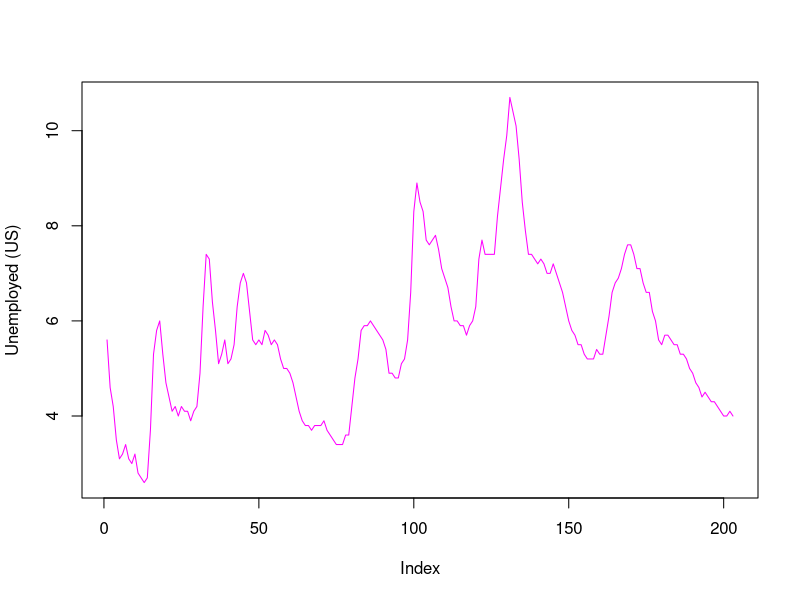
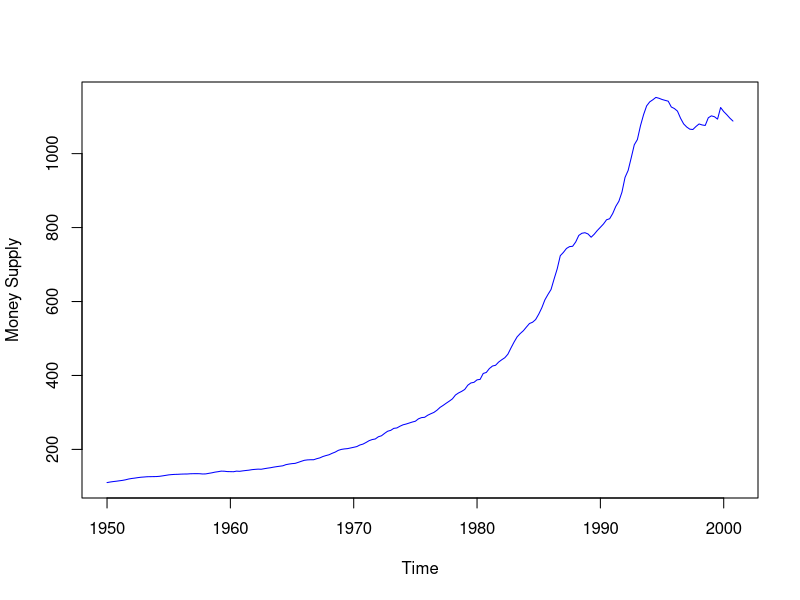

Generate these figures, in order, with R:
install.packages("urca", repos = "https://cran.r-project.org/")
install.packages("tseries", repos = "https://cran.r-project.org/")
library(urca)
library(tseries)
library(AER)
library(urca)
data("USMacroG")
unemp_us <- USMacroG[2:204,9]
plot(unemp_us, col = "magenta", type = "l", xlab = "Index", ylab = "Unemployed (US)")
unemp_sum1 <- summary(ur.df(unemp_us))
unemp_sum2 <- summary(ur.df(unemp_us, type = "none", lags = 1))
unemp_sum3 <- summary(ur.df(unemp_us, type = "none", lags = 2))
unemp_sum4 <- summary(ur.df(log(unemp_us), type = "none", lags = 0))
unemp_sum5 <- summary(ur.df(log(unemp_us), type = "trend", lags = 0))
unemp_sum6 <- summary(ur.df(log(unemp_us), type = "drift", lags = 0))
unemp_sum7 <- summary(ur.df(diff(unemp_us), type = "none", lags = 0))
unemp_sum8 <- summary(ur.df(diff(unemp_us), type = "none", lags = 1))
unemp_sum9 <- summary(ur.df(diff(unemp_us), type = "none", lags = 2))
inflation_us <- USMacroG[2:204,11]
inf_sum1 <- summary(ur.df(inflation_us, type = "none", lags = 0))
inf_sum2 <- summary(ur.df(inflation_us, type = "none", lags = 1))
inf_sum3 <- summary(ur.df(inflation_us, type = "none", lags = 2))
money_supply <- USMacroG[,7]
plot(money_supply, col = "blue", xlab = "Time", ylab = "Money Supply")
m1_sum1 <- summary(ur.df(money_supply))
m1_sum2 <- summary(ur.df(money_supply, type = "trend", lags = 0))
m1_sum3 <- summary(ur.df(money_supply, type = "trend", lags = 1))
m1_sum4 <- summary(ur.df(money_supply, type = "trend", lags = 2))
m1_sum5 <- summary(ur.df(diff(money_supply), type = "trend", lags = 0))


library(tseries)
adf.test(unemp_us)
adf.test(inflation_us)
adf.test(money_supply)
